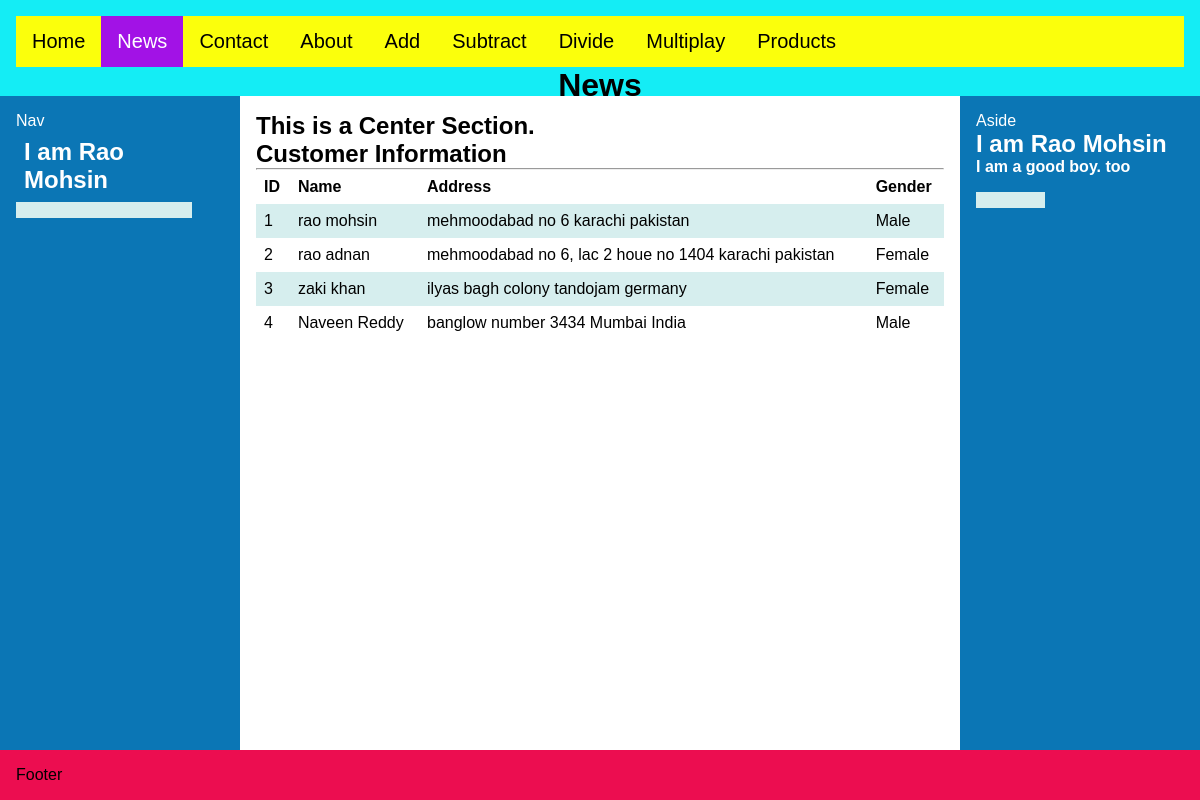
Page /t1 on the earlier database version.
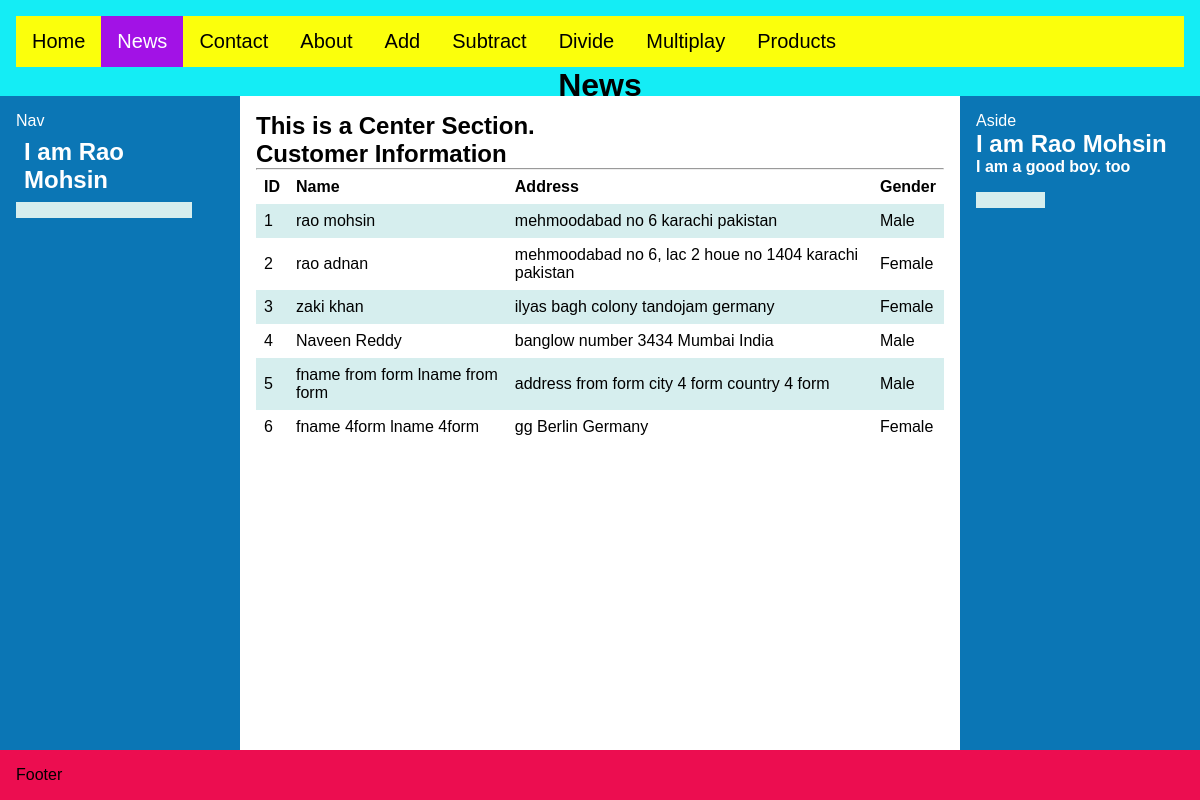
Same page on the later database version.
### tempapp1/models.py (models this page shows)
class Customers(models.Model):
	fname =models.CharField(max_length=100)
	lname =models.CharField(max_length=100)
	address = models.TextField()
	city =models.CharField(max_length=100)
	country =models.CharField(max_length=100)
	age = models.IntegerField(default=0)
	gender = models.BooleanField(default=False) #0 = Female, 1=Male

### tempapp1/views.py (the view)
# urls.py: path('t1', views.t1,name='t1'),
def t1(request):
	dests = Customers.objects.all()
	return render(request,'news.html',{"title":"News", "dests":dests})

### templates/news.html
{% extends 'base.html' %}
{% block content %}
    <article>
        <h1>This is a Center Section.</h1>
        <h1>Customer Information</h1>
        <hr>
        <table>
            <tr>
                <th>ID</th>
                <th>Name</th>
                <th>Address</th>
                <th>Gender</th>
            </tr>
            {% for mydest in dests %}
            <tr>
                <td>{{ mydest.id }}</td>
                <td>{{ mydest.fname }} {{ mydest.lname }}</td>
                <td>{{ mydest.address }} {{ mydest.city }} {{ mydest.country }}</td>
                {% if mydest.gender %}
                <td>Male</td>
                {% else %}
                <td>Female</td>
                {% endif %}
            </tr>
            {% endfor %}
        </table>
    </article>
    <nav>Nav
        <table>
            <tr>
                <td><h1>I am Rao Mohsin</h1></td>
                <td><p></p></td>
                <td><h3></h3></td>
            </tr>
            <tr>
                <td></td>
            </tr>
        </table>
    </nav>
    <aside>Aside
        <h1>I am Rao Mohsin</h1>
        <h4>I am a good boy. too</h4>
        <table>
            <tr>
                <td><h1></h1></td>
                <td><p></p></td>
                <td><h3></h3></td>
            </tr>
            <tr>
                <td></td>
            </tr>
        </table>
    </aside>
{% endblock %}

### templates/base.html (shortened to what this page needs)
<!DOCTYPE html>
<html lang="en">
  <head>
  </head>
<body>
  <header>
    <div class="topnav">
        <a  href="\">Home</a>
        <a href="t1">News</a>
        <a href="t2">Contact</a>
        <a href="t3">About</a>
        <a href="add">Add</a>
        <a href="subtract">Subtract</a>
        <a href="divide">Divide</a>
        <a href="multiplay">Multiplay</a>
        <a href="products">Products</a>
      </div>
      <center>
        <h1>{{ title }}</h1>
      </center>
  </header>
  <div id="main">
  {% block content %}{% endblock %}
</div>
  <footer>Footer</footer>
</body>
</html>

### templates/base.html (style rules this page uses)
* { box-sizing: border-box; margin: 0; padding: 0; }
body { display: flex; min-height: 100vh; flex-direction: column; margin: 0; font-family: Arial, Helvetica, sans-serif; }
#main { display: flex; flex: 1; }
#main > article { flex: 1; }
#main > nav, #main > aside { flex: 0 0 20vw; background: rgb(11, 118, 181); color: white; font-size: 16px; }
#main > nav { order: -1; }
header { background: rgb(20, 237, 245); height: 12vh; }
footer { background: rgb(236, 13, 80); }
header, footer, article, nav, aside { padding: 1em; }
.topnav { overflow: hidden; background-color: rgb(251, 255, 12); }
.topnav a { float: left; color: #000000; text-align: center; padding: 14px 16px; text-decoration: none; font-size: 20px; }
.topnav a.active { background-color: rgb(162, 18, 230); color: white; }
table { border-collapse: collapse; width: 100%; }
th, td { text-align: left; padding: 8px; }
tr:nth-child(even) { background-color: #D6EEEE; }

Differences in the rows shown:
added Customers: id "5", fname "fname from form", lname "lname from form", address "address from form", city "city 4 form", country "country 4 form", gender "Male"
added Customers: id "6", fname "fname 4form", lname "lname 4form", address "gg", city "Berlin", country "Germany", gender "Female"
